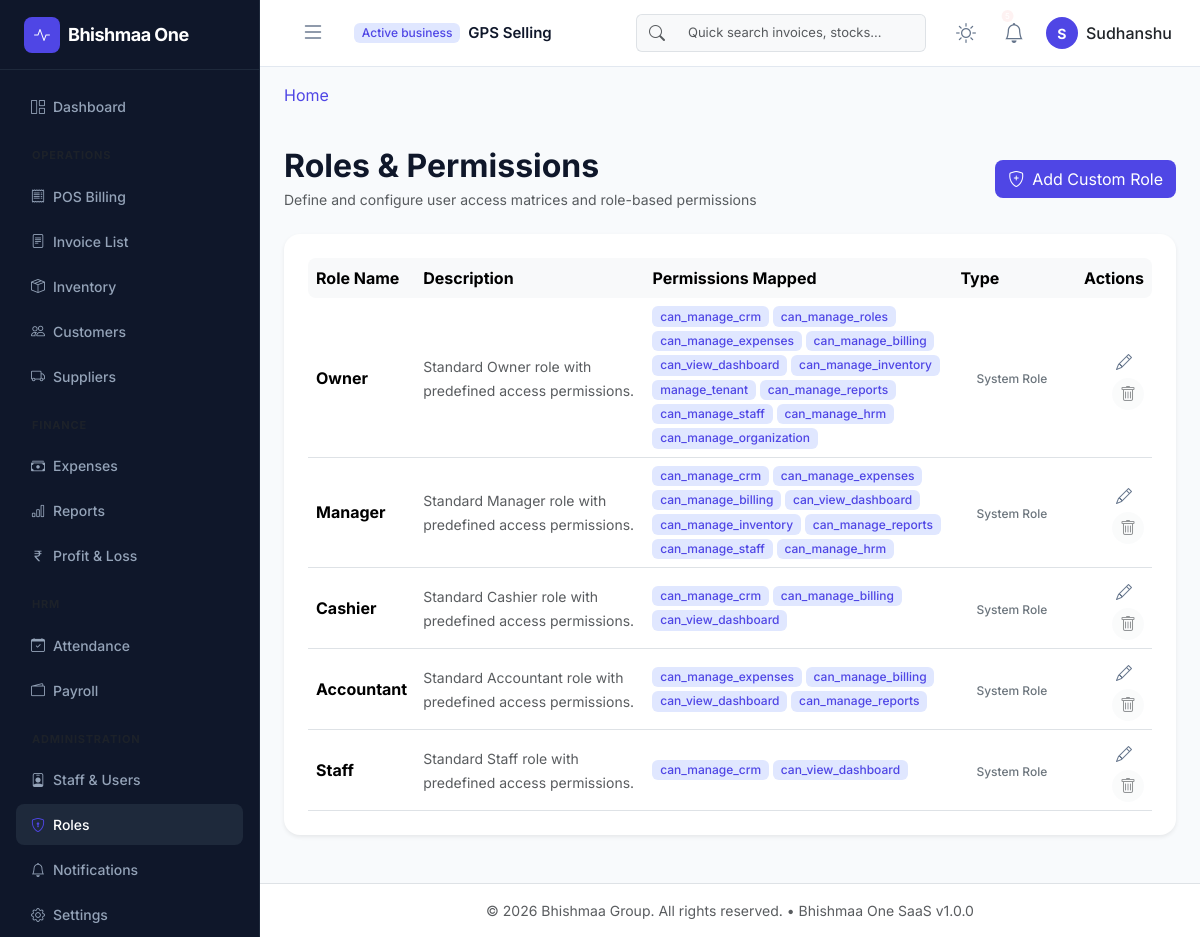
The app's page /roles/ (signed in) with its own data.
### app/models/core.py (models this page shows, shortened)
class Base(db.Model):
    __abstract__ = True
    id = db.Column(UUIDType, primary_key=True, default=lambda: str(uuid.uuid4()))
    created_at = db.Column(db.DateTime, default=datetime.datetime.utcnow, index=True)
    updated_at = db.Column(db.DateTime, default=datetime.datetime.utcnow, onupdate=datetime.datetime.utcnow)
    is_deleted = db.Column(db.Boolean, default=False, index=True)

class Organization(Base):
    __tablename__ = 'organizations'
    name = db.Column(db.String(150), nullable=False)
    subdomain = db.Column(db.String(50), unique=True, index=True, nullable=False)
    is_active = db.Column(db.Boolean, default=True, index=True)
    plan_name = db.Column(db.String(50), default='Free')
    users = db.relationship('User', back_populates='organization', lazy=True)

class User(UserMixin, Base):
    __tablename__ = 'users'
    username = db.Column(db.String(80), unique=True, index=True, nullable=False)
    email = db.Column(db.String(120), unique=True, index=True, nullable=False)
    password_hash = db.Column(db.String(128), nullable=False)
    first_name = db.Column(db.String(50))
    last_name = db.Column(db.String(50))
    is_active = db.Column(db.Boolean, default=True, index=True)
    organization_id = db.Column(UUIDType, db.ForeignKey('organizations.id', ondelete='CASCADE'), nullable=True, index=True)
    branch_id = db.Column(UUIDType, db.ForeignKey('branches.id', ondelete='SET NULL'), nullable=True, index=True)
    organization = db.relationship('Organization', back_populates='users')
    branch = db.relationship('Branch', backref=db.backref('users', lazy=True))
    roles = db.relationship('Role', secondary=user_roles, back_populates='users', lazy='joined')
    def has_permission(self, perm_name):
        for role in self.roles:
            if any(perm.name == perm_name for perm in role.permissions):
                return True
        return False

class Role(Base):
    __tablename__ = 'roles'
    name = db.Column(db.String(50), unique=True, index=True, nullable=False)
    description = db.Column(db.String(255))
    scope = db.Column(db.String(50), default='branch', nullable=False)  # 'global', 'branch'
    users = db.relationship('User', secondary=user_roles, back_populates='roles')
    permissions = db.relationship('Permission', secondary=role_permissions, back_populates='roles')

class Permission(Base):
    __tablename__ = 'permissions'
    name = db.Column(db.String(100), unique=True, index=True, nullable=False)
    description = db.Column(db.String(255))
    module_name = db.Column(db.String(100), nullable=True, index=True)  # e.g., 'hrm', 'pos', 'billing'
    roles = db.relationship('Role', secondary=role_permissions, back_populates='permissions')

### app/blueprints/roles/routes.py (the view)
@roles_bp.route('/')
@login_required
@role_management_required
def list_roles():
    roles = get_all_roles()
    return render_template('roles/list.html', roles=roles, system_roles=ROLES)

### app/blueprints/roles/permissions.py (called while the page is built)
def role_management_required(f):
    @wraps(f)
    def decorated_function(*args, **kwargs):
        if not current_user.is_authenticated or not current_user.has_permission(PERM_MANAGE_ROLES):
            abort(403)
        return f(*args, **kwargs)
    return decorated_function

### app/blueprints/roles/services.py (called while the page is built)
def get_all_roles():
    return Role.query.all()

### app/models/core.py (called while the page is built)
    def process_bind_param(self, value, dialect):
        if value is None:
            return value
        return str(value)

    def process_result_value(self, value, dialect):
        if value is None:
            return value
        return str(value)

### app/blueprints/roles/templates/roles/list.html (shortened to what this page needs)
{% extends "layouts/base.html" %}
{% block content %}
<div class="d-flex justify-content-between align-items-center mb-4 mt-3">
    <div>
        <h2 class="fw-bold tracking-tight mb-1 text-main">Roles & Permissions</h2>
        <p class="text-muted small mb-0">Define and configure user access matrices and role-based permissions</p>
    </div>
    <div>
        <a href="{{ url_for('roles.create') }}" class="btn btn-indigo rounded-3 d-flex align-items-center gap-2">
            <i class="bi bi-shield-plus"></i>
            <span>Add Custom Role</span>
        </a>
    </div>
</div>
<div class="card border-0 shadow-sm rounded-4 mb-4">
    <div class="card-body px-4 pb-4 pt-4">
        <div class="table-responsive">
            <table class="table align-middle mb-0">
                <thead class="table-light">
                    <tr>
                        <th class="border-0 rounded-start-3">Role Name</th>
                        <th class="border-0">Description</th>
                        <th class="border-0">Permissions Mapped</th>
                        <th class="border-0">Type</th>
                        <th class="border-0 rounded-end-3 text-end">Actions</th>
                    </tr>
                </thead>
                <tbody>
                    {% if roles %}
                        {% for role in roles %}
                        <tr>
                            <td class="fw-bold text-main">{{ role.name }}</td>
                            <td><span class="text-muted small">{{ role.description or "No description provided." }}</span></td>
                            <td>
                                <div class="d-flex flex-wrap gap-1" style="max-width: 500px;">
                                    {% if role.permissions %}
                                        {% for perm in role.permissions %}
                                            <span class="badge bg-indigo-light text-indigo small" title="{{ perm.description }}">{{ perm.name }}</span>
                                        {% endfor %}
                                    {% else %}
                                        <span class="text-muted small italic">No permissions assigned</span>
                                    {% endif %}
                                </div>
                            </td>
                            <td>
                                {% if role.name in system_roles %}
                                    <span class="badge bg-secondary-light text-secondary rounded-pill px-3 py-1.5 small">System Role</span>
                                {% else %}
                                    <span class="badge bg-warning-light text-warning rounded-pill px-3 py-1.5 small">Custom</span>
                                {% endif %}
                            </td>
                            <td class="text-end">
                                <a href="{{ url_for('roles.edit', role_id=role.id) }}" class="btn btn-icon btn-light rounded-circle me-1" title="Edit Role & Permissions">
                                    <i class="bi bi-pencil"></i>
                                </a>
                                {% if role.name not in system_roles %}
                                    <form method="POST" action="{{ url_for('roles.delete', role_id=role.id) }}" class="d-inline" onsubmit="return confirm('Are you sure you want to delete this custom role? This action cannot be undone.');">
                                        <input type="hidden" name="csrf_token" value="{{ csrf_token() }}">
                                        <button type="submit" class="btn btn-icon btn-danger-light text-danger rounded-circle" title="Delete Role">
                                            <i class="bi bi-trash"></i>
                                        </button>
                                    </form>
                                {% else %}
                                    <button class="btn btn-icon btn-light rounded-circle text-muted" disabled title="System roles cannot be deleted">
                                        <i class="bi bi-trash"></i>
                                    </button>
                                {% endif %}
                            </td>
                        </tr>
                        {% endfor %}
                    {% endif %}
                </tbody>
            </table>
        </div>
    </div>
</div>
{% endblock %}

### app/templates/components/navbar.html (shortened to what this page needs)
<nav class="navbar navbar-expand-lg app-navbar px-3">
    <div class="container-fluid">
        <button class="btn sidebar-toggle-btn me-3" id="sidebarToggle" onclick="toggleSidebar()">
            <i class="bi bi-list fs-4"></i>
        </button>
        <div class="navbar-brand-tenant d-flex align-items-center flex-wrap gap-1">
            <span class="badge bg-indigo-light text-indigo me-1">Active business</span>
            <span class="tenant-name fw-semibold text-truncate me-2" style="max-width: 200px;">
                {{ current_user.organization.name if current_user.organization else 'Bhishmaa One' }}
            </span>
        </div>
        <div class="collapse navbar-collapse justify-content-end" id="navbarContent">
            <form class="d-none d-md-flex navbar-search me-4" role="search">
                <div class="input-group">
                    <span class="input-group-text bg-light border-end-0">
                        <i class="bi bi-search text-muted"></i>
                    </span>
                    <input class="form-control bg-light border-start-0" type="search" placeholder="Quick search invoices, stocks..." aria-label="Search">
                </div>
            </form>
            <div class="d-flex align-items-center gap-3">
                <button class="btn btn-icon theme-toggle-btn" onclick="toggleTheme()" title="Toggle Dark/Light Mode">
                    <i class="bi bi-sun sun-icon fs-5"></i>
                </button>
                <div class="dropdown">
                    <button class="btn btn-icon position-relative" type="button" data-bs-toggle="dropdown" aria-expanded="false">
                        <i class="bi bi-bell fs-5"></i>
                        {% if unread_count > 0 %}
                            <span class="position-absolute top-1 start-75 translate-middle badge rounded-pill bg-danger" style="font-size: 8px; padding: 2px 4px;">{{ unread_count }}</span>
                        {% endif %}
                    </button>
                </div>
                <div class="dropdown">
                    <button class="btn profile-dropdown-btn d-flex align-items-center gap-2" type="button" data-bs-toggle="dropdown" aria-expanded="false">
                        <div class="profile-avatar text-white fw-bold">
                            {{ current_user.first_name[0] if current_user.first_name else 'U' }}
                        </div>
                        <span class="d-none d-lg-inline fw-medium">{{ current_user.first_name }}</span>
                    </button>
                </div>
            </div>
        </div>
    </div>
</nav>

### app/static/css/app.css (style rules this page uses)
:root { --font-primary: 'Inter', sans-serif; --color-bg-app: #f8fafc; --color-bg-card: #ffffff; --color-border: #e2e8f0; --color-text-main: #0f172a; --color-text-muted: #64748b; --color-primary: #4f46e5; --color-primary-hover: #4338ca; --color-primary-light: #e0e7ff; --color-success: #10b981; --color-success-bg: #ecfdf5; --color-warning: #f59e0b; --color-warning-bg: #fffbeb; --color-danger: #ef4444; --color-danger-bg: #fef2f2; --sidebar-width: 260px; --navbar-height: 70px; --transition-speed: 0.3s; }
* { box-sizing: border-box; margin: 0; padding: 0; }
body { font-family: var(--font-primary); background-color: var(--color-bg-app); color: var(--color-text-main); overflow-x: hidden; line-height: 1.5; transition: background-color var(--transition-speed), color var(--transition-speed); }
a { color: var(--color-primary); text-decoration: none; transition: color var(--transition-speed); }
.app-navbar { height: var(--navbar-height); background-color: var(--color-bg-card); border-bottom: 1px solid var(--color-border); position: sticky; top: 0; z-index: 99; }
.sidebar-toggle-btn { color: var(--color-text-muted); }
.tenant-name { font-size: 15px; }
.navbar-search .form-control { width: 250px; font-size: 13px; }
.profile-avatar { width: 32px; height: 32px; background-color: var(--color-primary); border-radius: 50%; display: flex; align-items: center; justify-content: center; font-size: 14px; }
.profile-dropdown-btn { border: none; background: none; padding: 0; }
.btn-icon { background: none; border: none; color: var(--color-text-muted); border-radius: 50%; padding: 8px; display: flex; align-items: center; justify-content: center; transition: background-color var(--transition-speed); }
.sun-icon { display: block; }
.text-main { color: var(--color-text-main); }
.text-indigo { color: var(--color-primary) !important; }
.bg-indigo-light { background-color: var(--color-primary-light) !important; }
.btn-indigo { background-color: var(--color-primary); color: white; }
.card { background-color: var(--color-bg-card); border: 1px solid var(--color-border); }

### app/static/css/dashboard.css (style rules this page uses)
.bg-danger { background-color: var(--color-danger-bg) !important; }
.badge { font-weight: 500; }
.btn-icon { width: 32px; height: 32px; padding: 0; display: inline-flex; align-items: center; justify-content: center; }

### records on screen
Organization: organization "GPS Selling"
User: first_name "S", first_name "Sudhanshu"
Role: name "Owner", description "Standard Owner role with predefined access permissions.", shows "System Role"
Permission: name "can_manage_crm"
Permission: name "can_manage_roles"
Permission: name "can_manage_expenses"
Permission: name "can_manage_billing"
Permission: name "can_view_dashboard"
Permission: name "can_manage_inventory"
Permission: name "manage_tenant"
Permission: name "can_manage_reports"
Permission: name "can_manage_staff"
Permission: name "can_manage_hrm"
Permission: name "can_manage_organization"
Role: name "Manager", description "Standard Manager role with predefined access permissions.", shows "System Role"
Role: name "Cashier", description "Standard Cashier role with predefined access permissions.", shows "System Role"
Role: name "Accountant", description "Standard Accountant role with predefined access permissions.", shows "System Role"
Role: name "Staff", description "Standard Staff role with predefined access permissions.", shows "System Role"
